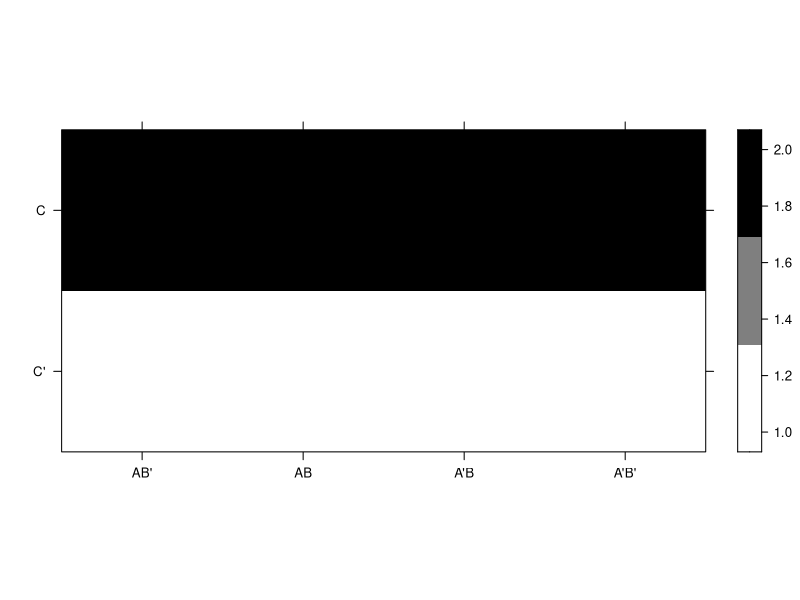
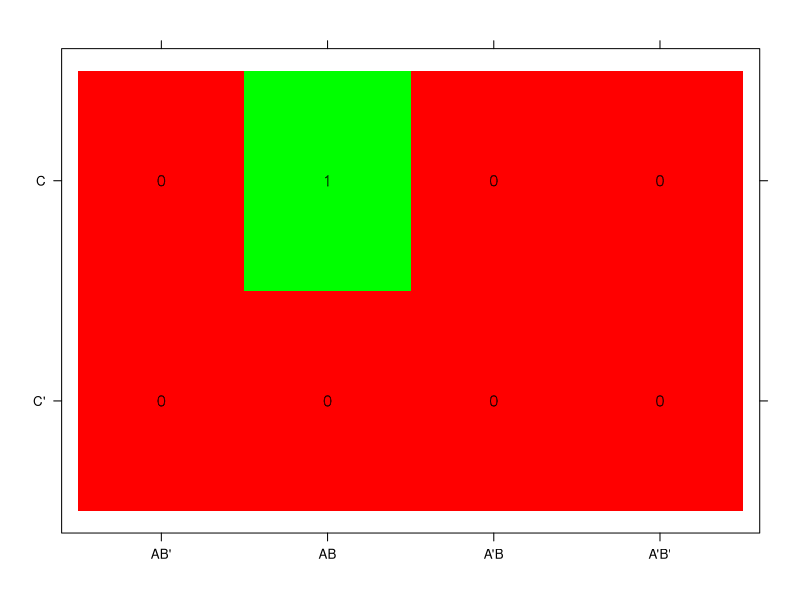

Write R code to recreate these figures, in order.
library(lattice)
library(latticeExtra)

nz <- 3
x <- 2**1
y <- 2**2
d <- t(matrix(rep(1:2, length.out=x*y), nrow=x, ncol=y))

p <- levelplot(
  d,
  xlab=NULL,
  ylab=NULL,
  # scales=list(x=list(at=NULL), y=list(at=NULL)), # no ticks
  scales=list(x=list(at=1:y, labels=c("AB'", "AB", "A'B", "A'B'")), y=list(at=1:x, labels=c("C'", "C"))),
  cuts=nz-1, # to map 1:3 to white:black
  # colorkey=NULL,
  col.regions=colorRampPalette(colors=c("white", "black"))(nz)
)
print(p)

dat <- data.frame(
  expand.grid(x=c("AB'", "AB", "A'B", "A'B'"), y=c("C'", "C")),
  value=c(0, 0, 0, 0, 0, 1, 0, 0)+1,
  source=c(0, 0, 0, 0, 0, 1, 0, 0)
)
lp <- levelplot(value ~ x+y, data=dat, xlab=NULL, ylab=NULL, colorkey=NULL,
  col.regions=colorRampPalette(colors=c("red", "green"))(2))
xp <- xyplot(y ~ x, data=dat,
  panel = function(y, x, ...) {
    ltext(x = x, y = y, labels = dat$source, cex = 1, font = 2,
      fontfamily = "HersheySans")
  })

p <- lp + xp
print(p)
